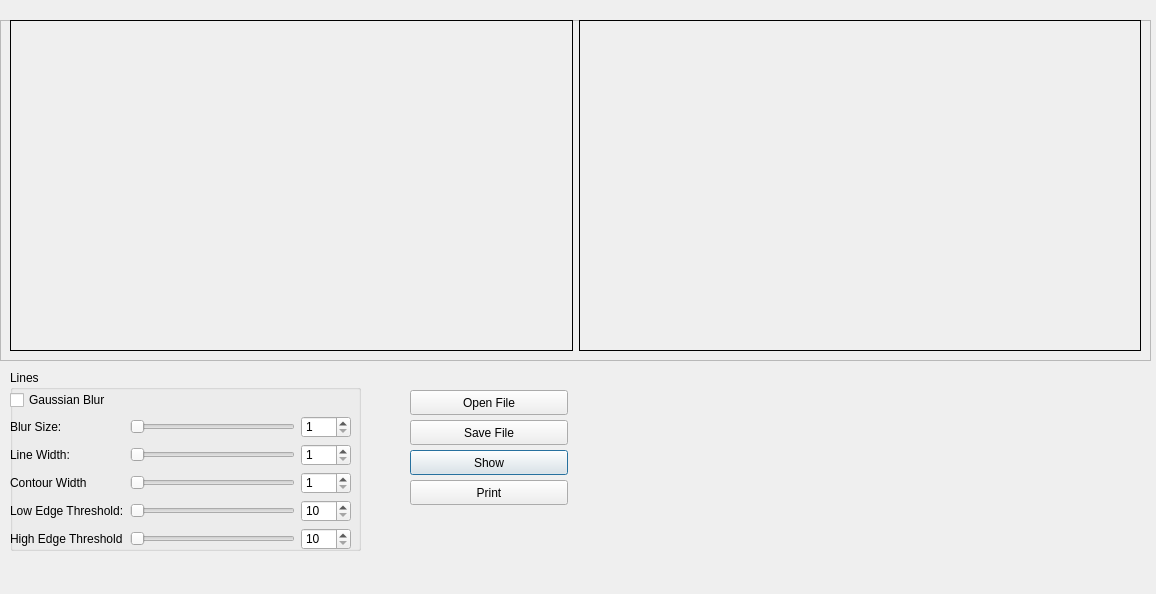
<?xml version="1.0" encoding="UTF-8"?>
<ui version="4.0">
 <class>Dialog</class>
 <widget class="QDialog" name="Dialog">
  <property name="geometry">
   <rect>
    <x>0</x>
    <y>0</y>
    <width>1156</width>
    <height>594</height>
   </rect>
  </property>
  <property name="windowTitle">
   <string>Decolorizer</string>
  </property>
  <widget class="QPushButton" name="btn_show_output">
   <property name="geometry">
    <rect>
     <x>410</x>
     <y>450</y>
     <width>158</width>
     <height>25</height>
    </rect>
   </property>
   <property name="text">
    <string>Show</string>
   </property>
  </widget>
  <widget class="QPushButton" name="btn_print">
   <property name="geometry">
    <rect>
     <x>410</x>
     <y>480</y>
     <width>158</width>
     <height>25</height>
    </rect>
   </property>
   <property name="text">
    <string>Print</string>
   </property>
  </widget>
  <widget class="QPushButton" name="btn_save_file">
   <property name="geometry">
    <rect>
     <x>410</x>
     <y>420</y>
     <width>158</width>
     <height>25</height>
    </rect>
   </property>
   <property name="text">
    <string>Save File</string>
   </property>
  </widget>
  <widget class="QPushButton" name="btn_open_file">
   <property name="geometry">
    <rect>
     <x>410</x>
     <y>390</y>
     <width>158</width>
     <height>25</height>
    </rect>
   </property>
   <property name="text">
    <string>Open File</string>
   </property>
  </widget>
  <widget class="QFrame" name="frame">
   <property name="geometry">
    <rect>
     <x>0</x>
     <y>20</y>
     <width>1151</width>
     <height>341</height>
    </rect>
   </property>
   <property name="frameShape">
    <enum>QFrame::StyledPanel</enum>
   </property>
   <property name="frameShadow">
    <enum>QFrame::Raised</enum>
   </property>
   <widget class="QWidget" name="horizontalLayoutWidget">
    <property name="geometry">
     <rect>
      <x>10</x>
      <y>0</y>
      <width>1131</width>
      <height>331</height>
     </rect>
    </property>
    <layout class="QHBoxLayout" name="horizontalLayout">
     <item>
      <widget class="QLabel" name="wnd_original">
       <property name="autoFillBackground">
        <bool>true</bool>
       </property>
       <property name="frameShape">
        <enum>QFrame::Box</enum>
       </property>
       <property name="text">
        <string/>
       </property>
      </widget>
     </item>
     <item>
      <widget class="QLabel" name="wnd_processed">
       <property name="autoFillBackground">
        <bool>true</bool>
       </property>
       <property name="frameShape">
        <enum>QFrame::Box</enum>
       </property>
       <property name="text">
        <string/>
       </property>
      </widget>
     </item>
    </layout>
   </widget>
  </widget>
  <widget class="QGroupBox" name="groupBox_2">
   <property name="geometry">
    <rect>
     <x>10</x>
     <y>370</y>
     <width>351</width>
     <height>181</height>
    </rect>
   </property>
   <property name="title">
    <string>Lines</string>
   </property>
   <widget class="QWidget" name="gridLayoutWidget_3">
    <property name="geometry">
     <rect>
      <x>0</x>
      <y>20</y>
      <width>341</width>
      <height>161</height>
     </rect>
    </property>
    <layout class="QGridLayout" name="gridLayout_3">
     <item row="2" column="2">
      <widget class="QSpinBox" name="spinBox_2">
       <property name="minimumSize">
        <size>
         <width>40</width>
         <height>0</height>
        </size>
       </property>
       <property name="minimum">
        <number>1</number>
       </property>
       <property name="maximum">
        <number>5</number>
       </property>
      </widget>
     </item>
     <item row="4" column="2">
      <widget class="QSpinBox" name="spinBox_4">
       <property name="minimumSize">
        <size>
         <width>50</width>
         <height>0</height>
        </size>
       </property>
       <property name="minimum">
        <number>10</number>
       </property>
       <property name="maximum">
        <number>250</number>
       </property>
      </widget>
     </item>
     <item row="1" column="2">
      <widget class="QSpinBox" name="spinBox">
       <property name="minimumSize">
        <size>
         <width>40</width>
         <height>0</height>
        </size>
       </property>
       <property name="minimum">
        <number>1</number>
       </property>
       <property name="maximum">
        <number>8</number>
       </property>
      </widget>
     </item>
     <item row="2" column="1">
      <widget class="QSlider" name="hs_line_width">
       <property name="minimum">
        <number>1</number>
       </property>
       <property name="maximum">
        <number>5</number>
       </property>
       <property name="orientation">
        <enum>Qt::Horizontal</enum>
       </property>
      </widget>
     </item>
     <item row="4" column="0">
      <widget class="QLabel" name="label_5">
       <property name="text">
        <string>Low Edge Threshold:</string>
       </property>
      </widget>
     </item>
     <item row="1" column="1">
      <widget class="QSlider" name="hs_blursize">
       <property name="minimum">
        <number>1</number>
       </property>
       <property name="maximum">
        <number>8</number>
       </property>
       <property name="orientation">
        <enum>Qt::Horizontal</enum>
       </property>
      </widget>
     </item>
     <item row="8" column="1">
      <widget class="QSlider" name="hs_high_edge">
       <property name="minimum">
        <number>10</number>
       </property>
       <property name="maximum">
        <number>250</number>
       </property>
       <property name="singleStep">
        <number>10</number>
       </property>
       <property name="orientation">
        <enum>Qt::Horizontal</enum>
       </property>
      </widget>
     </item>
     <item row="8" column="2">
      <widget class="QSpinBox" name="spinBox_5">
       <property name="minimumSize">
        <size>
         <width>50</width>
         <height>0</height>
        </size>
       </property>
       <property name="minimum">
        <number>10</number>
       </property>
       <property name="maximum">
        <number>250</number>
       </property>
      </widget>
     </item>
     <item row="3" column="1">
      <widget class="QSlider" name="hs_contour_width">
       <property name="minimum">
        <number>1</number>
       </property>
       <property name="maximum">
        <number>5</number>
       </property>
       <property name="orientation">
        <enum>Qt::Horizontal</enum>
       </property>
      </widget>
     </item>
     <item row="8" column="0">
      <widget class="QLabel" name="label_4">
       <property name="text">
        <string>High Edge Threshold</string>
       </property>
      </widget>
     </item>
     <item row="4" column="1">
      <widget class="QSlider" name="hs_low_edge">
       <property name="minimum">
        <number>10</number>
       </property>
       <property name="maximum">
        <number>250</number>
       </property>
       <property name="singleStep">
        <number>10</number>
       </property>
       <property name="orientation">
        <enum>Qt::Horizontal</enum>
       </property>
       <property name="tickPosition">
        <enum>QSlider::NoTicks</enum>
       </property>
       <property name="tickInterval">
        <number>10</number>
       </property>
      </widget>
     </item>
     <item row="2" column="0">
      <widget class="QLabel" name="label_2">
       <property name="text">
        <string>Line Width:</string>
       </property>
      </widget>
     </item>
     <item row="3" column="2">
      <widget class="QSpinBox" name="spinBox_3">
       <property name="minimumSize">
        <size>
         <width>40</width>
         <height>0</height>
        </size>
       </property>
       <property name="minimum">
        <number>1</number>
       </property>
       <property name="maximum">
        <number>5</number>
       </property>
      </widget>
     </item>
     <item row="3" column="0">
      <widget class="QLabel" name="label_3">
       <property name="text">
        <string>Contour Width</string>
       </property>
      </widget>
     </item>
     <item row="1" column="0">
      <widget class="QLabel" name="label">
       <property name="text">
        <string>Blur Size:</string>
       </property>
      </widget>
     </item>
     <item row="0" column="0">
      <widget class="QCheckBox" name="cb_gaussian">
       <property name="text">
        <string>Gaussian Blur</string>
       </property>
      </widget>
     </item>
    </layout>
   </widget>
  </widget>
 </widget>
 <resources/>
 <connections>
  <connection>
   <sender>hs_blursize</sender>
   <signal>sliderMoved(int)</signal>
   <receiver>hs_blursize</receiver>
   <slot>setValue(int)</slot>
   <hints>
    <hint type="sourcelabel">
     <x>236</x>
     <y>501</y>
    </hint>
    <hint type="destinationlabel">
     <x>236</x>
     <y>501</y>
    </hint>
   </hints>
  </connection>
  <connection>
   <sender>hs_line_width</sender>
   <signal>sliderMoved(int)</signal>
   <receiver>hs_line_width</receiver>
   <slot>setValue(int)</slot>
   <hints>
    <hint type="sourcelabel">
     <x>263</x>
     <y>544</y>
    </hint>
    <hint type="destinationlabel">
     <x>263</x>
     <y>544</y>
    </hint>
   </hints>
  </connection>
  <connection>
   <sender>hs_blursize</sender>
   <signal>valueChanged(int)</signal>
   <receiver>spinBox</receiver>
   <slot>setValue(int)</slot>
   <hints>
    <hint type="sourcelabel">
     <x>199</x>
     <y>507</y>
    </hint>
    <hint type="destinationlabel">
     <x>295</x>
     <y>509</y>
    </hint>
   </hints>
  </connection>
  <connection>
   <sender>spinBox</sender>
   <signal>valueChanged(int)</signal>
   <receiver>hs_blursize</receiver>
   <slot>setValue(int)</slot>
   <hints>
    <hint type="sourcelabel">
     <x>291</x>
     <y>515</y>
    </hint>
    <hint type="destinationlabel">
     <x>201</x>
     <y>506</y>
    </hint>
   </hints>
  </connection>
  <connection>
   <sender>hs_line_width</sender>
   <signal>valueChanged(int)</signal>
   <receiver>spinBox_2</receiver>
   <slot>setValue(int)</slot>
   <hints>
    <hint type="sourcelabel">
     <x>192</x>
     <y>535</y>
    </hint>
    <hint type="destinationlabel">
     <x>294</x>
     <y>540</y>
    </hint>
   </hints>
  </connection>
  <connection>
   <sender>spinBox_2</sender>
   <signal>valueChanged(int)</signal>
   <receiver>hs_line_width</receiver>
   <slot>setValue(int)</slot>
   <hints>
    <hint type="sourcelabel">
     <x>296</x>
     <y>528</y>
    </hint>
    <hint type="destinationlabel">
     <x>174</x>
     <y>537</y>
    </hint>
   </hints>
  </connection>
  <connection>
   <sender>hs_contour_width</sender>
   <signal>valueChanged(int)</signal>
   <receiver>spinBox_3</receiver>
   <slot>setValue(int)</slot>
   <hints>
    <hint type="sourcelabel">
     <x>217</x>
     <y>565</y>
    </hint>
    <hint type="destinationlabel">
     <x>287</x>
     <y>572</y>
    </hint>
   </hints>
  </connection>
  <connection>
   <sender>spinBox_3</sender>
   <signal>valueChanged(int)</signal>
   <receiver>hs_contour_width</receiver>
   <slot>setValue(int)</slot>
   <hints>
    <hint type="sourcelabel">
     <x>288</x>
     <y>563</y>
    </hint>
    <hint type="destinationlabel">
     <x>184</x>
     <y>572</y>
    </hint>
   </hints>
  </connection>
  <connection>
   <sender>hs_low_edge</sender>
   <signal>valueChanged(int)</signal>
   <receiver>spinBox_4</receiver>
   <slot>setValue(int)</slot>
   <hints>
    <hint type="sourcelabel">
     <x>557</x>
     <y>502</y>
    </hint>
    <hint type="destinationlabel">
     <x>674</x>
     <y>509</y>
    </hint>
   </hints>
  </connection>
  <connection>
   <sender>spinBox_4</sender>
   <signal>valueChanged(int)</signal>
   <receiver>hs_low_edge</receiver>
   <slot>setValue(int)</slot>
   <hints>
    <hint type="sourcelabel">
     <x>668</x>
     <y>495</y>
    </hint>
    <hint type="destinationlabel">
     <x>556</x>
     <y>509</y>
    </hint>
   </hints>
  </connection>
  <connection>
   <sender>hs_high_edge</sender>
   <signal>valueChanged(int)</signal>
   <receiver>spinBox_5</receiver>
   <slot>setValue(int)</slot>
   <hints>
    <hint type="sourcelabel">
     <x>611</x>
     <y>539</y>
    </hint>
    <hint type="destinationlabel">
     <x>677</x>
     <y>540</y>
    </hint>
   </hints>
  </connection>
  <connection>
   <sender>spinBox_5</sender>
   <signal>valueChanged(int)</signal>
   <receiver>hs_high_edge</receiver>
   <slot>setValue(int)</slot>
   <hints>
    <hint type="sourcelabel">
     <x>674</x>
     <y>527</y>
    </hint>
    <hint type="destinationlabel">
     <x>576</x>
     <y>540</y>
    </hint>
   </hints>
  </connection>
 </connections>
</ui>
